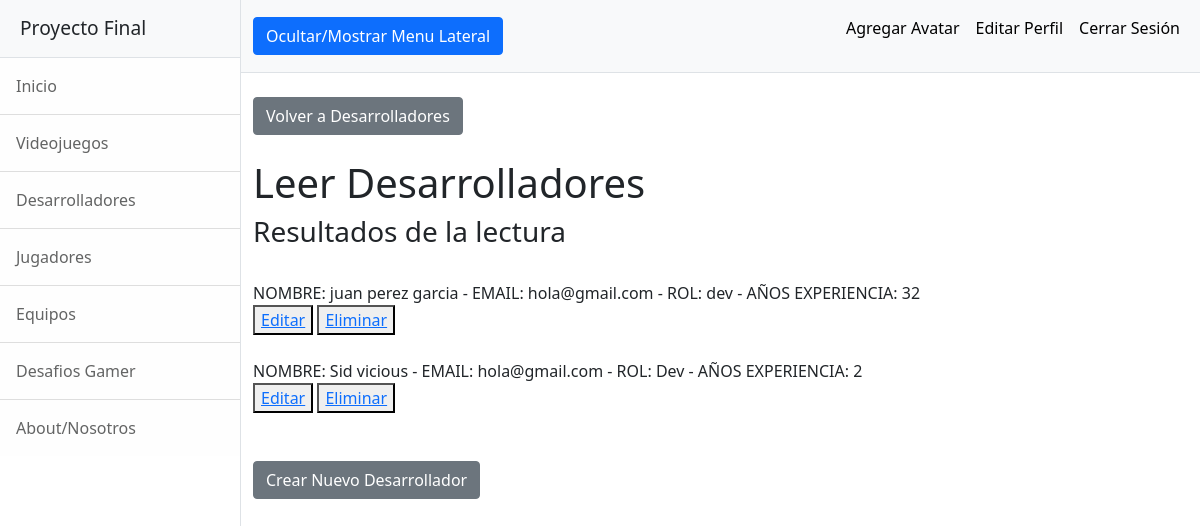
/AppFinal/desarroladoresLeer (signed in), run on the app's committed database.
### AppFinal/models.py (models this page shows)
class Desarrollador(models.Model):
    nombre = models.CharField(max_length = 40)
    email = models.EmailField()
    rol = models.CharField(max_length = 40)
    años_experiencia = models.IntegerField()
    def __str__(self):
        return f"NOMBRE: {self.nombre} - EMAIL: {self.email} - ROL: {self.rol} - AÑOS EXPERIENCIA: {self.años_experiencia}"

### AppFinal/views.py (the view)
# urls.py: path('desarroladoresLeer', views.desarrolladoresLeer, name="DesarrolladoresLeer"),
@login_required
def desarrolladoresLeer(request):
    desarrolladores = Desarrollador.objects.all()
    contexto = {"desarrolladores":desarrolladores}
    return render(request, "AppFinal/desarrolladoresLeer.html", contexto)

### AppFinal/templates/AppFinal/desarrolladoresLeer.html
{% extends "AppFinal/padre.html" %}
{% load static %}
{% block dynamicContent %}
    <div class="container-fluid">
        <br><a class="btn btn-secondary" href="{% url 'Desarrolladores' %}">Volver a Desarrolladores</a>
        <h1 class="mt-4">Leer Desarrolladores</h1>
        <h3>Resultados de la lectura</h3><br>
        {% for desarrollador in desarrolladores %}
            {{desarrollador}}<br>
            <button><a href="{% url 'DesarrolladoresEditar' desarrollador.nombre %}">Editar</a></button>
            <button><a href="{% url 'DesarrolladoresEliminar' desarrollador.nombre %}">Eliminar</a></button><br><br>
        {% endfor %}
        <br><a class="btn btn-secondary" href="{% url 'DesarrolladoresFormulario' %}">Crear Nuevo Desarrollador</a>
    </div>
{% endblock %}

### data on the page
Desarrollador: nombre+email+rol "NOMBRE: juan perez garcia - EMAIL: hola@gmail.com - ROL: dev - AÑOS EXPERIENCIA: 32"
Desarrollador: nombre+email+rol "NOMBRE: Sid vicious - EMAIL: hola@gmail.com - ROL: Dev - AÑOS EXPERIENCIA: 2"
